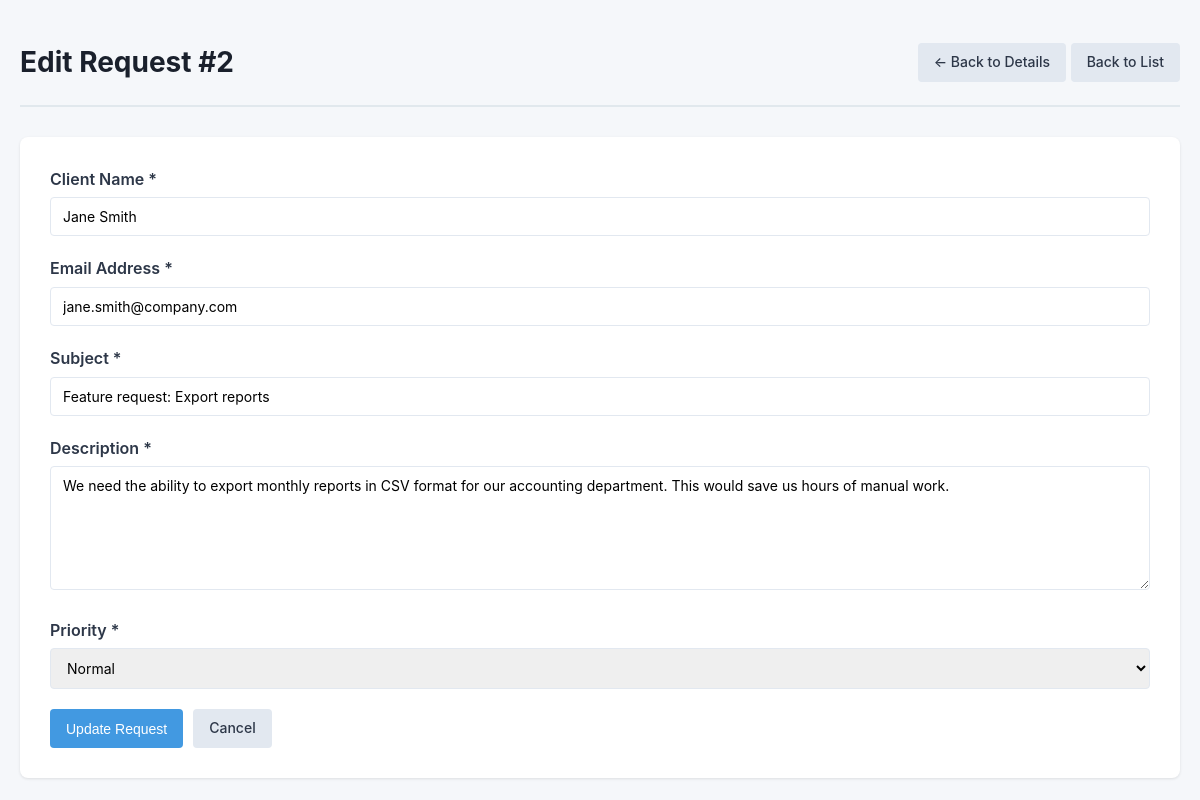
Page /edit.php?id=2 on the committed database.
### tables this page shows
CREATE TABLE IF NOT EXISTS requests (
    id INT AUTO_INCREMENT PRIMARY KEY,
    fullname VARCHAR(100) NOT NULL,
    email VARCHAR(255) NOT NULL,
    subject VARCHAR(255) NOT NULL,
    description TEXT NOT NULL,
    priority ENUM('low', 'normal', 'high') NOT NULL DEFAULT 'normal',
    status ENUM('new', 'in_progress', 'closed') NOT NULL DEFAULT 'new',
    created_at TIMESTAMP DEFAULT CURRENT_TIMESTAMP,
    updated_at TIMESTAMP DEFAULT CURRENT_TIMESTAMP ON UPDATE CURRENT_TIMESTAMP,
    INDEX idx_status (status),
    INDEX idx_priority (priority),
    INDEX idx_email (email),
    INDEX idx_name (fullname)
);

### includes/Database.php (called while the page is built, shortened)
<?php
class Database {
    private static $instance = null;
    private $connection;
    private function __construct() {
            $configPath = __DIR__ . '/../config/database.php';
        $config = require_once $configPath;
        try {
            $dsn = sprintf(
                'mysql:host=%s;port=%s;dbname=%s;charset=%s',
                $config['host'],
                $config['port'] ?? '3306',
                $config['database'],
                $config['charset']
            );
            $this->connection = new PDO(
                $dsn,
                $config['username'],
                $config['password'],
                [
                    PDO::ATTR_ERRMODE => PDO::ERRMODE_EXCEPTION,
                    PDO::ATTR_DEFAULT_FETCH_MODE => PDO::FETCH_ASSOC,
                    PDO::ATTR_EMULATE_PREPARES => false,
                    PDO::MYSQL_ATTR_INIT_COMMAND => "SET NAMES utf8"
                ]
            );
        } catch (PDOException $e) {
            die('Database connection failed: ' . $e->getMessage());
        }
    }
    public static function getInstance() {
        if (self::$instance === null) {
            self::$instance = new self();
        }
        return self::$instance;
    }
    public function getConnection() {
        return $this->connection;
    }
}

### config/database.php (called while the page is built)
<?php
$host = getenv('MYSQL_HOST') ?: 'localhost';
$port = getenv('MYSQL_PORT') ?: '3306';
$database = getenv('MYSQL_DATABASE') ?: 'request_system';
$username = getenv('MYSQL_USER') ?: 'root';
$password = getenv('MYSQL_PASSWORD') ?: '';
return [
    'host' => $host,
    'port' => $port,
    'database' => $database,
    'username' => $username,
    'password' => $password,
    'charset' => 'utf8'
];

### includes/Request.php (called while the page is built, shortened)
<?php
require_once __DIR__ . '/Database.php';
class Request {
    private $db;
    public function __construct() {
        $this->db = Database::getInstance()->getConnection();
    }
    public function getById($id) {
        $stmt = $this->db->prepare("SELECT * FROM requests WHERE id = :id");
        $stmt->execute([':id' => $id]);
        return $stmt->fetch();
    }
}

### includes/helpers.php (called while the page is built, shortened)
<?php
function escape($string) {
    return htmlspecialchars($string, ENT_QUOTES, 'UTF-8');
}

### edit.php (the view, shortened to what this page needs)
<?php
require_once 'includes/Database.php';
require_once 'includes/Request.php';
require_once 'includes/helpers.php';
$requestModel = new Request();
$id = isset($_GET['id']) ? (int)$_GET['id'] : 0;
$request = $requestModel->getById($id);
$errors = [];
$formData = [
    'fullname' => $request['fullname'],
    'email' => $request['email'],
    'subject' => $request['subject'],
    'description' => $request['description'],
    'priority' => $request['priority']
];
?>
<!DOCTYPE html>
<html lang="en">
<head>
    <link rel="stylesheet" href="css/style.css">
</head>
<body>
    <div class="container">
        <header>
            <h1>Edit Request #<?= $request['id'] ?></h1>
            <div>
                <a href="view.php?id=<?= $request['id'] ?>" class="btn btn-secondary">← Back to Details</a>
                <a href="index.php" class="btn btn-secondary">Back to List</a>
            </div>
        </header>
        <form method="POST" class="request-form">
            <div class="form-group">
                <label for="fullname">Client Name *</label>
                <input type="text" id="fullname" name="fullname"
                       value="<?= escape($formData['fullname'] ?? '') ?>"
                       class="<?= isset($errors['fullname']) ? 'error' : '' ?>">
            </div>
            <div class="form-group">
                <label for="email">Email Address *</label>
                <input type="email" id="email" name="email"
                       value="<?= escape($formData['email'] ?? '') ?>"
                       class="<?= isset($errors['email']) ? 'error' : '' ?>">
            </div>
            <div class="form-group">
                <label for="subject">Subject *</label>
                <input type="text" id="subject" name="subject"
                       value="<?= escape($formData['subject'] ?? '') ?>"
                       class="<?= isset($errors['subject']) ? 'error' : '' ?>">
            </div>
            <div class="form-group">
                <label for="description">Description *</label>
                <textarea id="description" name="description" rows="6"
                          class="<?= isset($errors['description']) ? 'error' : '' ?>"><?= escape($formData['description'] ?? '') ?></textarea>
            </div>
            <div class="form-group">
                <label for="priority">Priority *</label>
                <select id="priority" name="priority" class="<?= isset($errors['priority']) ? 'error' : '' ?>">
                    <option value="normal" <?= $formData['priority'] === 'normal' ? 'selected' : '' ?>>Normal</option>
                </select>
            </div>
            <div class="form-actions">
                <button type="submit" class="btn btn-primary">Update Request</button>
                <a href="view.php?id=<?= $request['id'] ?>" class="btn btn-secondary">Cancel</a>
            </div>
        </form>
    </div>
</body>
</html>

### css/style.css (style rules this page uses)
* { margin: 0; padding: 0; box-sizing: border-box; }
body { font-family: -apple-system, BlinkMacSystemFont, "Segoe UI", Roboto, "Helvetica Neue", Arial, sans-serif; background: #f5f7fa; color: #333; line-height: 1.6; padding: 20px; }
.container { max-width: 1200px; margin: 0 auto; }
header { display: flex; justify-content: space-between; align-items: center; padding: 20px 0; border-bottom: 2px solid #e1e8ed; margin-bottom: 30px; }
header h1 { font-size: 28px; color: #1a202c; }
.btn { display: inline-block; padding: 8px 16px; border: none; border-radius: 4px; font-size: 14px; font-weight: 500; text-decoration: none; cursor: pointer; transition: background 0.2s; }
.btn-primary { background: #4299e1; color: white; }
.btn-secondary { background: #e2e8f0; color: #2d3748; }
.request-form { background: white; padding: 30px; border-radius: 8px; box-shadow: 0 1px 3px rgba(0,0,0,0.1); }
.form-group { margin-bottom: 20px; }
.form-group label { display: block; margin-bottom: 5px; font-weight: 600; color: #2d3748; }
.form-group input, .form-group textarea, .form-group select { width: 100%; padding: 10px 12px; border: 1px solid #e2e8f0; border-radius: 4px; font-size: 14px; font-family: inherit; }
.form-actions { display: flex; gap: 10px; margin-top: 20px; }

### rows in the picture
requests: id "2", fullname "Jane Smith", email "jane.smith@company.com", subject "Feature request: Export reports", description "We need the ability to export monthly reports in CSV format for our accounting department. This would save us hours of manual work.", priority "Normal"
